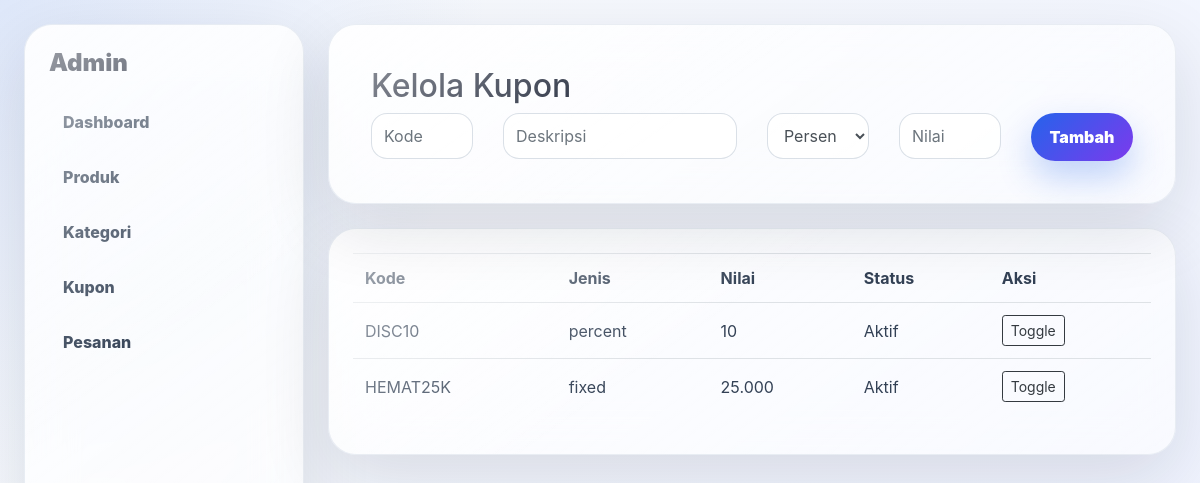
The app's page /admin/coupons_manage.php (signed in) with its own data.
### tables this page shows
CREATE TABLE coupons (
  id INT AUTO_INCREMENT PRIMARY KEY,
  code VARCHAR(40) NOT NULL UNIQUE,
  description VARCHAR(180),
  discount_type ENUM('percent','fixed') NOT NULL DEFAULT 'percent',
  discount_value DECIMAL(12,2) NOT NULL DEFAULT 0,
  is_active TINYINT(1) NOT NULL DEFAULT 1,
  created_at TIMESTAMP DEFAULT CURRENT_TIMESTAMP
);

### admin/coupons_manage.php (the view, shortened to what this page needs)
<?php require_once '../config/database.php'; require_once '../includes/session.php'; require_admin();
$items=$pdo->query('SELECT * FROM coupons ORDER BY created_at DESC')->fetchAll();
?>
<!DOCTYPE html><html><head><meta charset="utf-8"><meta name="viewport" content="width=device-width,initial-scale=1"><title>Kupon</title><link rel="stylesheet" href="../css/bootstrap.css"><link rel="stylesheet" href="../css/liquid-glass.css"><link rel="stylesheet" href="../css/professional.css"><link rel="stylesheet" href="../css/professional.css"></head><body><div class="admin-shell"><aside class="admin-sidebar glass-card"><h4>Admin</h4><a href="dashboard.php">Dashboard</a><a href="products_manage.php">Produk</a><a href="categories_manage.php">Kategori</a><a href="coupons_manage.php">Kupon</a><a href="orders_manage.php">Pesanan</a></aside><main><div class="glass-panel"><h2>Kelola Kupon</h2><form method="post" class="row"><div class="col-md-2"><input class="form-control" name="code" placeholder="Kode" required></div><div class="col-md-4"><input class="form-control" name="description" placeholder="Deskripsi"></div><div class="col-md-2"><select class="form-control" name="discount_type"><option value="percent">Persen</option><option value="fixed">Nominal</option></select></div><div class="col-md-2"><input class="form-control" type="number" name="discount_value" placeholder="Nilai" required></div><div class="col-md-2"><button class="btn-liquid w-100">Tambah</button></div></form></div><div class="glass-card p-4 mt-4"><table class="table"><tr><th>Kode</th><th>Jenis</th><th>Nilai</th><th>Status</th><th>Aksi</th></tr><?php foreach($items as $i): ?><tr><td><?= htmlspecialchars($i['code']) ?></td><td><?= $i['discount_type'] ?></td><td><?= number_format($i['discount_value'],0,',','.') ?></td><td><?= $i['is_active']?'Aktif':'Nonaktif' ?></td><td><form method="post"><input type="hidden" name="id" value="<?= $i['id'] ?>"><button name="toggle" class="btn btn-sm btn-outline-dark">Toggle</button></form></td></tr><?php endforeach; ?></table></div></main></div></body></html>

### css/liquid-glass.css (style rules this page uses)
:root { --glass-bg:rgba(255,255,255,.18);--glass-border:rgba(255,255,255,.38);--glass-shadow:0 24px 80px rgba(10,20,40,.18);--ink:#122033;--muted:#64748b;--accent:#ff3b6b;--accent2:#7c3aed;--soft:#f8fbff }
* { box-sizing:border-box }
body { font-family:Inter,Arial,sans-serif;background:radial-gradient(circle at 12% 10%,#ffe3ec 0,#fff6fa 25%,transparent 44%),radial-gradient(circle at 85% 5%,#dbeafe 0,#eef6ff 22%,transparent 45%),linear-gradient(135deg,#fbfdff 0,#f4f7fb 100%);color:var(--ink);min-height:100vh }
.btn-glass-small,.btn-liquid { border:0;border-radius:18px;color:#fff!important;font-weight:800;padding:11px 18px;background:linear-gradient(135deg,var(--accent),var(--accent2));box-shadow:0 16px 34px rgba(124,58,237,.25);display:inline-block }
.glass-panel { position:relative;z-index:1;border:1px solid var(--glass-border);background:linear-gradient(145deg,rgba(255,255,255,.68),rgba(255,255,255,.25));box-shadow:var(--glass-shadow);backdrop-filter:blur(24px);-webkit-backdrop-filter:blur(24px);border-radius:34px;padding:34px }
.glass-card,.product-card,.feature-card,.stat-card,.checkout-card,.admin-card { border:1px solid var(--glass-border)!important;background:linear-gradient(145deg,rgba(255,255,255,.74),rgba(255,255,255,.28))!important;box-shadow:0 18px 60px rgba(10,20,40,.12)!important;backdrop-filter:blur(20px);-webkit-backdrop-filter:blur(20px);border-radius:28px!important }
.glass-input,.form-control { border-radius:16px!important;border:1px solid rgba(148,163,184,.32)!important;background:rgba(255,255,255,.58)!important;min-height:46px }
.admin-shell { display:grid;grid-template-columns:260px 1fr;min-height:100vh;gap:22px;padding:22px }
.admin-sidebar { position:sticky;top:22px;height:calc(100vh - 44px);padding:24px }
.admin-sidebar a { display:block;padding:12px 14px;margin:7px 0;border-radius:16px;color:#334155;font-weight:800 }

### css/professional.css (style rules this page uses)
:root { --navy:#0f172a;--slate:#334155;--muted:#64748b;--line:rgba(148,163,184,.24);--glass:rgba(255,255,255,.78);--glass2:rgba(255,255,255,.56);--blue:#2563eb;--purple:#7c3aed;--rose:#e11d48;--green:#059669;--radius:28px;--shadow:0 24px 70px rgba(15,23,42,.12) }
* { box-sizing:border-box }
html { scroll-behavior:smooth }
body { font-family:'Inter','Segoe UI',Arial,sans-serif!important;color:var(--navy);background:radial-gradient(circle at 8% 10%,rgba(244,63,94,.14),transparent 22%),radial-gradient(circle at 92% 42%,rgba(37,99,235,.14),transparent 25%),linear-gradient(135deg,#fff7fb 0%,#f8fbff 48%,#edf6ff 100%);background-attachment:fixed;min-height:100vh }
.btn-glass-small,.btn-liquid { display:inline-flex;align-items:center;justify-content:center;border:0!important;color:#fff!important;background:linear-gradient(135deg,var(--blue),var(--purple))!important;border-radius:999px!important;font-weight:900!important;padding:12px 22px!important;box-shadow:0 16px 34px rgba(37,99,235,.28)!important;text-decoration:none!important }
.glass-panel,.floating-card,.glass-card,.product-card,.checkout-card,.admin-card { position:relative;overflow:hidden;border-radius:var(--radius)!important;border:1px solid rgba(226,232,240,.76)!important;background:linear-gradient(145deg,var(--glass),var(--glass2))!important;box-shadow:var(--shadow)!important;backdrop-filter:blur(24px) }
.glass-panel { padding:42px }
.glass-panel:before,.product-card:before,.floating-card:before,.glass-card:before { content:"";position:absolute;inset:0;border-radius:inherit;pointer-events:none;background:linear-gradient(145deg,rgba(255,255,255,.62),transparent 44%) }
.form-control { min-height:46px;border-radius:16px!important;border-color:rgba(148,163,184,.34)!important;box-shadow:none!important;background:rgba(255,255,255,.82)!important }
.table { color:#334155 }
.table td,.table th { vertical-align:middle }
.admin-shell { min-height:100vh;display:grid;grid-template-columns:280px 1fr;gap:24px;padding:24px;background:radial-gradient(circle at top left,rgba(37,99,235,.12),transparent 34%),linear-gradient(135deg,#f8fafc,#eef2ff) }
.admin-main,.admin-shell main { min-width:0 }
.admin-sidebar { padding:24px;height:calc(100vh - 48px);position:sticky;top:24px }
.admin-sidebar h4 { font-weight:950;margin-bottom:20px }
.admin-sidebar a { display:block;padding:12px 14px;border-radius:16px;color:#334155;font-weight:800;text-decoration:none }

### records on screen
coupons: code "DISC10", discount_type "percent", discount_value "10", is_active "Aktif"
coupons: code "HEMAT25K", discount_type "fixed", discount_value "25.000", is_active "Aktif"
